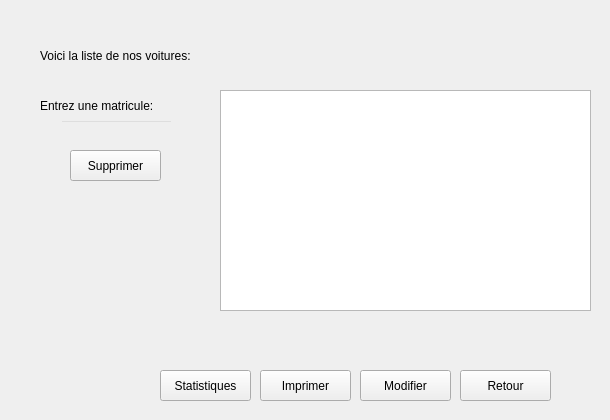
    <widget class="QWidget" name="carListWindow">
     <widget class="QWidget" name="widget_car_list" native="true">
      <property name="geometry">
       <rect>
        <x>20</x>
        <y>30</y>
        <width>581</width>
        <height>381</height>
       </rect>
      </property>
      <property name="styleSheet">
       <string notr="true">background-image: url(:/new/prefix1/image/103854343_259019528641376_3453490155072435271_n.jpg);
font: italic 9pt &quot;Century Gothic&quot;;
color: qconicalgradient(cx:0.5, cy:0.5, angle:0, stop:0 rgba(35, 40, 3, 255), stop:0.16 rgba(136, 106, 22, 255), stop:0.225 rgba(166, 140, 41, 255), stop:0.285 rgba(204, 181, 74, 255), stop:0.345 rgba(235, 219, 102, 255), stop:0.415 rgba(245, 236, 112, 255), stop:0.52 rgba(209, 190, 76, 255), stop:0.57 rgba(187, 156, 51, 255), stop:0.635 rgba(168, 142, 42, 255), stop:0.695 rgba(202, 174, 68, 255), stop:0.75 rgba(218, 202, 86, 255), stop:0.815 rgba(208, 187, 73, 255), stop:0.88 rgba(187, 156, 51, 255), stop:0.935 rgba(137, 108, 26, 255), stop:1 rgba(35, 40, 3, 255));</string>
      </property>
      <widget class="QLabel" name="car_listLabel">
       <property name="geometry">
        <rect>
         <x>20</x>
         <y>10</y>
         <width>171</width>
         <height>31</height>
        </rect>
       </property>
       <property name="styleSheet">
        <string notr="true">background:transparent;
</string>
       </property>
       <property name="text">
        <string>Voici la liste de nos voitures:</string>
       </property>
      </widget>
      <widget class="QPushButton" name="return_car_listButton">
       <property name="geometry">
        <rect>
         <x>440</x>
         <y>340</y>
         <width>91</width>
         <height>31</height>
        </rect>
       </property>
       <property name="styleSheet">
        <string notr="true">background:transparent;
font: italic 12pt &quot;Century Gothic&quot;;
color: qconicalgradient(cx:0.5, cy:0.5, angle:0, stop:0 rgba(35, 40, 3, 255), stop:0.16 rgba(136, 106, 22, 255), stop:0.225 rgba(166, 140, 41, 255), stop:0.285 rgba(204, 181, 74, 255), stop:0.345 rgba(235, 219, 102, 255), stop:0.415 rgba(245, 236, 112, 255), stop:0.52 rgba(209, 190, 76, 255), stop:0.57 rgba(187, 156, 51, 255), stop:0.635 rgba(168, 142, 42, 255), stop:0.695 rgba(202, 174, 68, 255), stop:0.75 rgba(218, 202, 86, 255), stop:0.815 rgba(208, 187, 73, 255), stop:0.88 rgba(187, 156, 51, 255), stop:0.935 rgba(137, 108, 26, 255), stop:1 rgba(35, 40, 3, 255));
border-bottom:2px solid#717072;
border-color: qconicalgradient(cx:0.5, cy:0.5, angle:0, stop:0 rgba(35, 40, 3, 255), stop:0.16 rgba(136, 106, 22, 255), stop:0.225 rgba(166, 140, 41, 255), stop:0.285 rgba(204, 181, 74, 255), stop:0.345 rgba(235, 219, 102, 255), stop:0.415 rgba(245, 236, 112, 255), stop:0.52 rgba(209, 190, 76, 255), stop:0.57 rgba(187, 156, 51, 255), stop:0.635 rgba(168, 142, 42, 255), stop:0.695 rgba(202, 174, 68, 255), stop:0.75 rgba(218, 202, 86, 255), stop:0.815 rgba(208, 187, 73, 255), stop:0.88 rgba(187, 156, 51, 255), stop:0.935 rgba(137, 108, 26, 255), stop:1 rgba(35, 40, 3, 255));
background-color: rgb(255, 212, 250);

border-radius:15px;}
QPushButton:hover{
	
	background-color: rgb(234, 78, 117);
</string>
       </property>
       <property name="text">
        <string>Retour</string>
       </property>
      </widget>
      <widget class="QTableView" name="table_car">
       <property name="geometry">
        <rect>
         <x>200</x>
         <y>60</y>
         <width>371</width>
         <height>221</height>
        </rect>
       </property>
      </widget>
      <widget class="QLabel" name="car_matriculeLabel">
       <property name="geometry">
        <rect>
         <x>20</x>
         <y>60</y>
         <width>171</width>
         <height>31</height>
        </rect>
       </property>
       <property name="styleSheet">
        <string notr="true">background:transparent;
</string>
       </property>
       <property name="text">
        <string>Entrez une matricule:</string>
       </property>
      </widget>
      <widget class="QLineEdit" name="car_listEdit">
       <property name="geometry">
        <rect>
         <x>40</x>
         <y>90</y>
         <width>113</width>
         <height>20</height>
        </rect>
       </property>
       <property name="styleSheet">
        <string notr="true">background:transparent;</string>
       </property>
       <property name="maxLength">
        <number>10</number>
       </property>
      </widget>
      <widget class="QPushButton" name="modifier_car_listButton">
       <property name="geometry">
        <rect>
         <x>340</x>
         <y>340</y>
         <width>91</width>
         <height>31</height>
        </rect>
       </property>
       <property name="styleSheet">
        <string notr="true">background:transparent;
font: italic 12pt &quot;Century Gothic&quot;;
color: qconicalgradient(cx:0.5, cy:0.5, angle:0, stop:0 rgba(35, 40, 3, 255), stop:0.16 rgba(136, 106, 22, 255), stop:0.225 rgba(166, 140, 41, 255), stop:0.285 rgba(204, 181, 74, 255), stop:0.345 rgba(235, 219, 102, 255), stop:0.415 rgba(245, 236, 112, 255), stop:0.52 rgba(209, 190, 76, 255), stop:0.57 rgba(187, 156, 51, 255), stop:0.635 rgba(168, 142, 42, 255), stop:0.695 rgba(202, 174, 68, 255), stop:0.75 rgba(218, 202, 86, 255), stop:0.815 rgba(208, 187, 73, 255), stop:0.88 rgba(187, 156, 51, 255), stop:0.935 rgba(137, 108, 26, 255), stop:1 rgba(35, 40, 3, 255));
border-bottom:2px solid#717072;
border-color: qconicalgradient(cx:0.5, cy:0.5, angle:0, stop:0 rgba(35, 40, 3, 255), stop:0.16 rgba(136, 106, 22, 255), stop:0.225 rgba(166, 140, 41, 255), stop:0.285 rgba(204, 181, 74, 255), stop:0.345 rgba(235, 219, 102, 255), stop:0.415 rgba(245, 236, 112, 255), stop:0.52 rgba(209, 190, 76, 255), stop:0.57 rgba(187, 156, 51, 255), stop:0.635 rgba(168, 142, 42, 255), stop:0.695 rgba(202, 174, 68, 255), stop:0.75 rgba(218, 202, 86, 255), stop:0.815 rgba(208, 187, 73, 255), stop:0.88 rgba(187, 156, 51, 255), stop:0.935 rgba(137, 108, 26, 255), stop:1 rgba(35, 40, 3, 255));
background-color: rgb(255, 212, 250);

border-radius:15px;}
QPushButton:hover{
	
	background-color: rgb(234, 78, 117);
</string>
       </property>
       <property name="text">
        <string>Modifier</string>
       </property>
       <property name="checkable">
        <bool>true</bool>
       </property>
       <property name="checked">
        <bool>false</bool>
       </property>
      </widget>
      <widget class="QPushButton" name="supprimer_car_listButton">
       <property name="geometry">
        <rect>
         <x>50</x>
         <y>120</y>
         <width>91</width>
         <height>31</height>
        </rect>
       </property>
       <property name="styleSheet">
        <string notr="true">background:transparent;
font: italic 12pt &quot;Century Gothic&quot;;
color: qconicalgradient(cx:0.5, cy:0.5, angle:0, stop:0 rgba(35, 40, 3, 255), stop:0.16 rgba(136, 106, 22, 255), stop:0.225 rgba(166, 140, 41, 255), stop:0.285 rgba(204, 181, 74, 255), stop:0.345 rgba(235, 219, 102, 255), stop:0.415 rgba(245, 236, 112, 255), stop:0.52 rgba(209, 190, 76, 255), stop:0.57 rgba(187, 156, 51, 255), stop:0.635 rgba(168, 142, 42, 255), stop:0.695 rgba(202, 174, 68, 255), stop:0.75 rgba(218, 202, 86, 255), stop:0.815 rgba(208, 187, 73, 255), stop:0.88 rgba(187, 156, 51, 255), stop:0.935 rgba(137, 108, 26, 255), stop:1 rgba(35, 40, 3, 255));
border-bottom:2px solid#717072;
border-color: qconicalgradient(cx:0.5, cy:0.5, angle:0, stop:0 rgba(35, 40, 3, 255), stop:0.16 rgba(136, 106, 22, 255), stop:0.225 rgba(166, 140, 41, 255), stop:0.285 rgba(204, 181, 74, 255), stop:0.345 rgba(235, 219, 102, 255), stop:0.415 rgba(245, 236, 112, 255), stop:0.52 rgba(209, 190, 76, 255), stop:0.57 rgba(187, 156, 51, 255), stop:0.635 rgba(168, 142, 42, 255), stop:0.695 rgba(202, 174, 68, 255), stop:0.75 rgba(218, 202, 86, 255), stop:0.815 rgba(208, 187, 73, 255), stop:0.88 rgba(187, 156, 51, 255), stop:0.935 rgba(137, 108, 26, 255), stop:1 rgba(35, 40, 3, 255));
background-color: rgb(255, 212, 250);

border-radius:15px;}
QPushButton:hover{
	
	background-color: rgb(234, 78, 117);
</string>
       </property>
       <property name="text">
        <string>Supprimer</string>
       </property>
      </widget>
      <widget class="QPushButton" name="imprimer_car_listButton">
       <property name="geometry">
        <rect>
         <x>240</x>
         <y>340</y>
         <width>91</width>
         <height>31</height>
        </rect>
       </property>
       <property name="styleSheet">
        <string notr="true">background:transparent;
font: italic 12pt &quot;Century Gothic&quot;;
color: qconicalgradient(cx:0.5, cy:0.5, angle:0, stop:0 rgba(35, 40, 3, 255), stop:0.16 rgba(136, 106, 22, 255), stop:0.225 rgba(166, 140, 41, 255), stop:0.285 rgba(204, 181, 74, 255), stop:0.345 rgba(235, 219, 102, 255), stop:0.415 rgba(245, 236, 112, 255), stop:0.52 rgba(209, 190, 76, 255), stop:0.57 rgba(187, 156, 51, 255), stop:0.635 rgba(168, 142, 42, 255), stop:0.695 rgba(202, 174, 68, 255), stop:0.75 rgba(218, 202, 86, 255), stop:0.815 rgba(208, 187, 73, 255), stop:0.88 rgba(187, 156, 51, 255), stop:0.935 rgba(137, 108, 26, 255), stop:1 rgba(35, 40, 3, 255));
border-bottom:2px solid#717072;
border-color: qconicalgradient(cx:0.5, cy:0.5, angle:0, stop:0 rgba(35, 40, 3, 255), stop:0.16 rgba(136, 106, 22, 255), stop:0.225 rgba(166, 140, 41, 255), stop:0.285 rgba(204, 181, 74, 255), stop:0.345 rgba(235, 219, 102, 255), stop:0.415 rgba(245, 236, 112, 255), stop:0.52 rgba(209, 190, 76, 255), stop:0.57 rgba(187, 156, 51, 255), stop:0.635 rgba(168, 142, 42, 255), stop:0.695 rgba(202, 174, 68, 255), stop:0.75 rgba(218, 202, 86, 255), stop:0.815 rgba(208, 187, 73, 255), stop:0.88 rgba(187, 156, 51, 255), stop:0.935 rgba(137, 108, 26, 255), stop:1 rgba(35, 40, 3, 255));
background-color: rgb(255, 212, 250);

border-radius:15px;}
QPushButton:hover{
	
	background-color: rgb(234, 78, 117);
</string>
       </property>
       <property name="text">
        <string>Imprimer</string>
       </property>
      </widget>
      <widget class="QPushButton" name="imprimer_car_listButton_2">
       <property name="geometry">
        <rect>
         <x>140</x>
         <y>340</y>
         <width>91</width>
         <height>31</height>
        </rect>
       </property>
       <property name="styleSheet">
        <string notr="true">background:transparent;
font: italic 12pt &quot;Century Gothic&quot;;
color: qconicalgradient(cx:0.5, cy:0.5, angle:0, stop:0 rgba(35, 40, 3, 255), stop:0.16 rgba(136, 106, 22, 255), stop:0.225 rgba(166, 140, 41, 255), stop:0.285 rgba(204, 181, 74, 255), stop:0.345 rgba(235, 219, 102, 255), stop:0.415 rgba(245, 236, 112, 255), stop:0.52 rgba(209, 190, 76, 255), stop:0.57 rgba(187, 156, 51, 255), stop:0.635 rgba(168, 142, 42, 255), stop:0.695 rgba(202, 174, 68, 255), stop:0.75 rgba(218, 202, 86, 255), stop:0.815 rgba(208, 187, 73, 255), stop:0.88 rgba(187, 156, 51, 255), stop:0.935 rgba(137, 108, 26, 255), stop:1 rgba(35, 40, 3, 255));
border-bottom:2px solid#717072;
border-color: qconicalgradient(cx:0.5, cy:0.5, angle:0, stop:0 rgba(35, 40, 3, 255), stop:0.16 rgba(136, 106, 22, 255), stop:0.225 rgba(166, 140, 41, 255), stop:0.285 rgba(204, 181, 74, 255), stop:0.345 rgba(235, 219, 102, 255), stop:0.415 rgba(245, 236, 112, 255), stop:0.52 rgba(209, 190, 76, 255), stop:0.57 rgba(187, 156, 51, 255), stop:0.635 rgba(168, 142, 42, 255), stop:0.695 rgba(202, 174, 68, 255), stop:0.75 rgba(218, 202, 86, 255), stop:0.815 rgba(208, 187, 73, 255), stop:0.88 rgba(187, 156, 51, 255), stop:0.935 rgba(137, 108, 26, 255), stop:1 rgba(35, 40, 3, 255));
background-color: rgb(255, 212, 250);

border-radius:15px;}
QPushButton:hover{
	
	background-color: rgb(234, 78, 117);
</string>
       </property>
       <property name="text">
        <string>Statistiques</string>
       </property>
      </widget>
     </widget>
    </widget>
